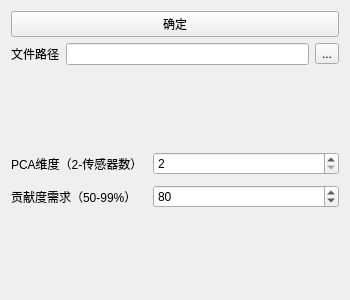
<?xml version="1.0" encoding="UTF-8"?>
<ui version="4.0">
 <class>PCA_show</class>
 <widget class="QWidget" name="PCA_show">
  <property name="geometry">
   <rect>
    <x>0</x>
    <y>0</y>
    <width>350</width>
    <height>300</height>
   </rect>
  </property>
  <property name="windowTitle">
   <string>Form</string>
  </property>
  <layout class="QVBoxLayout" name="verticalLayout" stretch="1,1,4">
   <item>
    <widget class="QPushButton" name="pushButton">
     <property name="text">
      <string>确定</string>
     </property>
    </widget>
   </item>
   <item>
    <layout class="QHBoxLayout" name="horizontalLayout_2">
     <item>
      <widget class="QLabel" name="label_3">
       <property name="text">
        <string>文件路径</string>
       </property>
      </widget>
     </item>
     <item>
      <widget class="QLineEdit" name="FilePath_lineEdit"/>
     </item>
     <item>
      <widget class="QToolButton" name="toolButton">
       <property name="text">
        <string>...</string>
       </property>
      </widget>
     </item>
    </layout>
   </item>
   <item>
    <layout class="QFormLayout" name="formLayout">
     <property name="labelAlignment">
      <set>Qt::AlignLeading|Qt::AlignLeft|Qt::AlignVCenter</set>
     </property>
     <property name="formAlignment">
      <set>Qt::AlignLeading|Qt::AlignLeft|Qt::AlignVCenter</set>
     </property>
     <property name="horizontalSpacing">
      <number>10</number>
     </property>
     <property name="verticalSpacing">
      <number>10</number>
     </property>
     <property name="topMargin">
      <number>10</number>
     </property>
     <property name="bottomMargin">
      <number>10</number>
     </property>
     <item row="0" column="0">
      <widget class="QLabel" name="label">
       <property name="text">
        <string>PCA维度（2-传感器数）</string>
       </property>
      </widget>
     </item>
     <item row="0" column="1">
      <widget class="QSpinBox" name="Di_spinBox">
       <property name="minimum">
        <number>2</number>
       </property>
       <property name="displayIntegerBase">
        <number>10</number>
       </property>
      </widget>
     </item>
     <item row="1" column="0">
      <widget class="QLabel" name="label_2">
       <property name="text">
        <string>贡献度需求（50-99%）</string>
       </property>
      </widget>
     </item>
     <item row="1" column="1">
      <widget class="QSpinBox" name="Di_spinBox_2">
       <property name="minimum">
        <number>50</number>
       </property>
       <property name="maximum">
        <number>99</number>
       </property>
       <property name="value">
        <number>80</number>
       </property>
       <property name="displayIntegerBase">
        <number>10</number>
       </property>
      </widget>
     </item>
    </layout>
   </item>
  </layout>
 </widget>
 <resources/>
 <connections/>
</ui>
